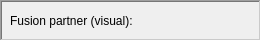
             <widget class="QFrame" name="fusionPartnerVisual">
              <property name="geometry">
               <rect>
                <x>620</x>
                <y>41</y>
                <width>261</width>
                <height>41</height>
               </rect>
              </property>
              <property name="toolTip">
               <string/>
              </property>
              <property name="frameShape">
               <enum>QFrame::WinPanel</enum>
              </property>
              <property name="frameShadow">
               <enum>QFrame::Sunken</enum>
              </property>
              <property name="lineWidth">
               <number>1</number>
              </property>
              <widget class="QLabel" name="fusionPartnerVisual_text">
               <property name="geometry">
                <rect>
                 <x>10</x>
                 <y>10</y>
                 <width>131</width>
                 <height>21</height>
                </rect>
               </property>
               <property name="toolTip">
                <string>&lt;html&gt;&lt;head/&gt;&lt;body&gt;&lt;p&gt;The character that will be shown during the fusion.&lt;/p&gt;&lt;/body&gt;&lt;/html&gt;</string>
               </property>
               <property name="text">
                <string>Fusion partner (visual):</string>
               </property>
              </widget>
              <widget class="QLabel" name="fusionPartnerVisual_value">
               <property name="geometry">
                <rect>
                 <x>200</x>
                 <y>0</y>
                 <width>41</width>
                 <height>41</height>
                </rect>
               </property>
               <property name="text">
                <string/>
               </property>
               <property name="scaledContents">
                <bool>true</bool>
               </property>
              </widget>
              <widget class="QLabel" name="fusionPartnerVisual_slot">
               <property name="geometry">
                <rect>
                 <x>200</x>
                 <y>0</y>
                 <width>41</width>
                 <height>41</height>
                </rect>
               </property>
               <property name="text">
                <string/>
               </property>
               <property name="pixmap">
                <pixmap>../../character_parameters_editor/images/fourSlot/pl_slot.png</pixmap>
               </property>
               <property name="scaledContents">
                <bool>true</bool>
               </property>
              </widget>
              <zorder>fusionPartnerVisual_slot</zorder>
              <zorder>fusionPartnerVisual_text</zorder>
              <zorder>fusionPartnerVisual_value</zorder>
             </widget>
